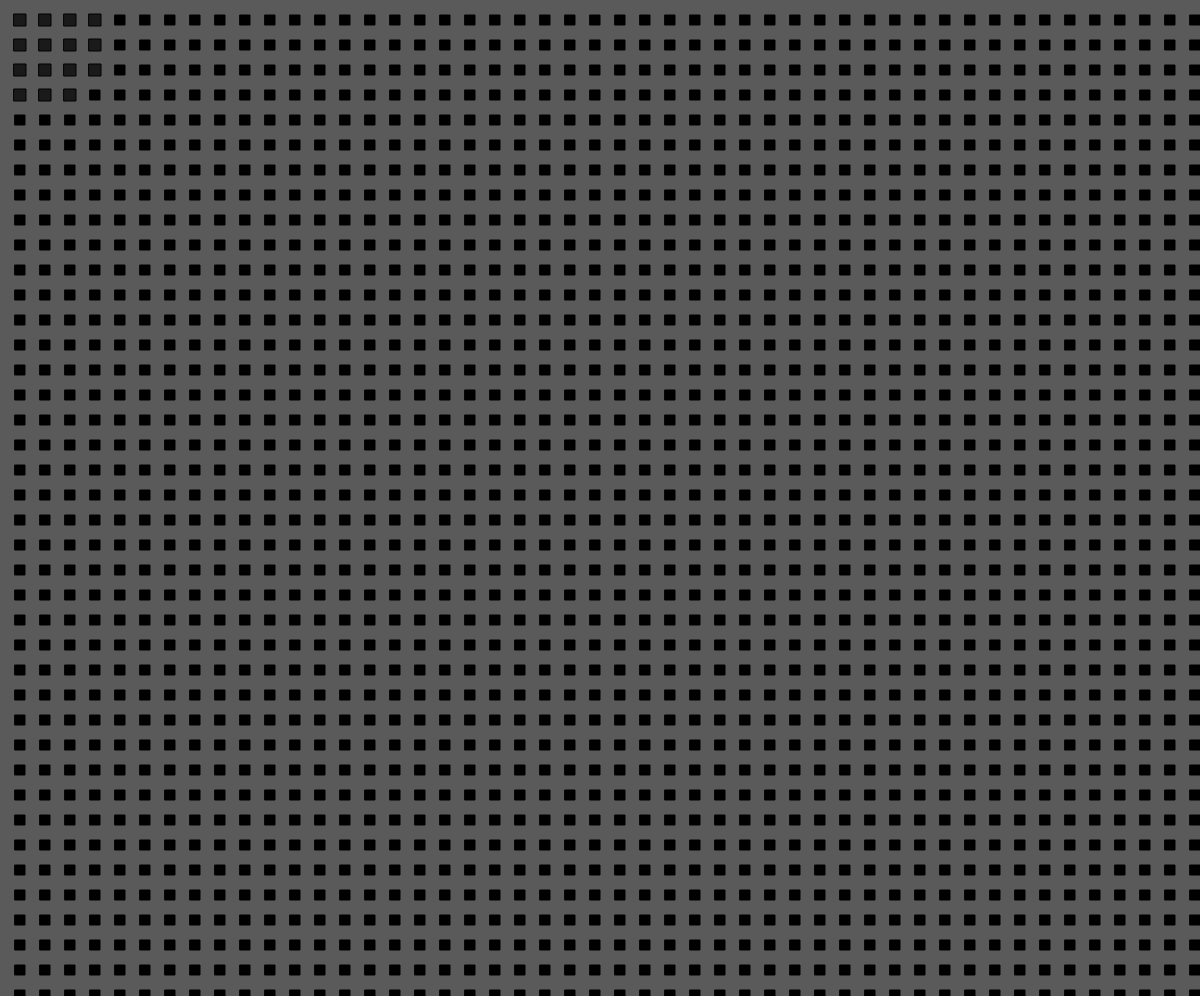
Frame 1 (no input)
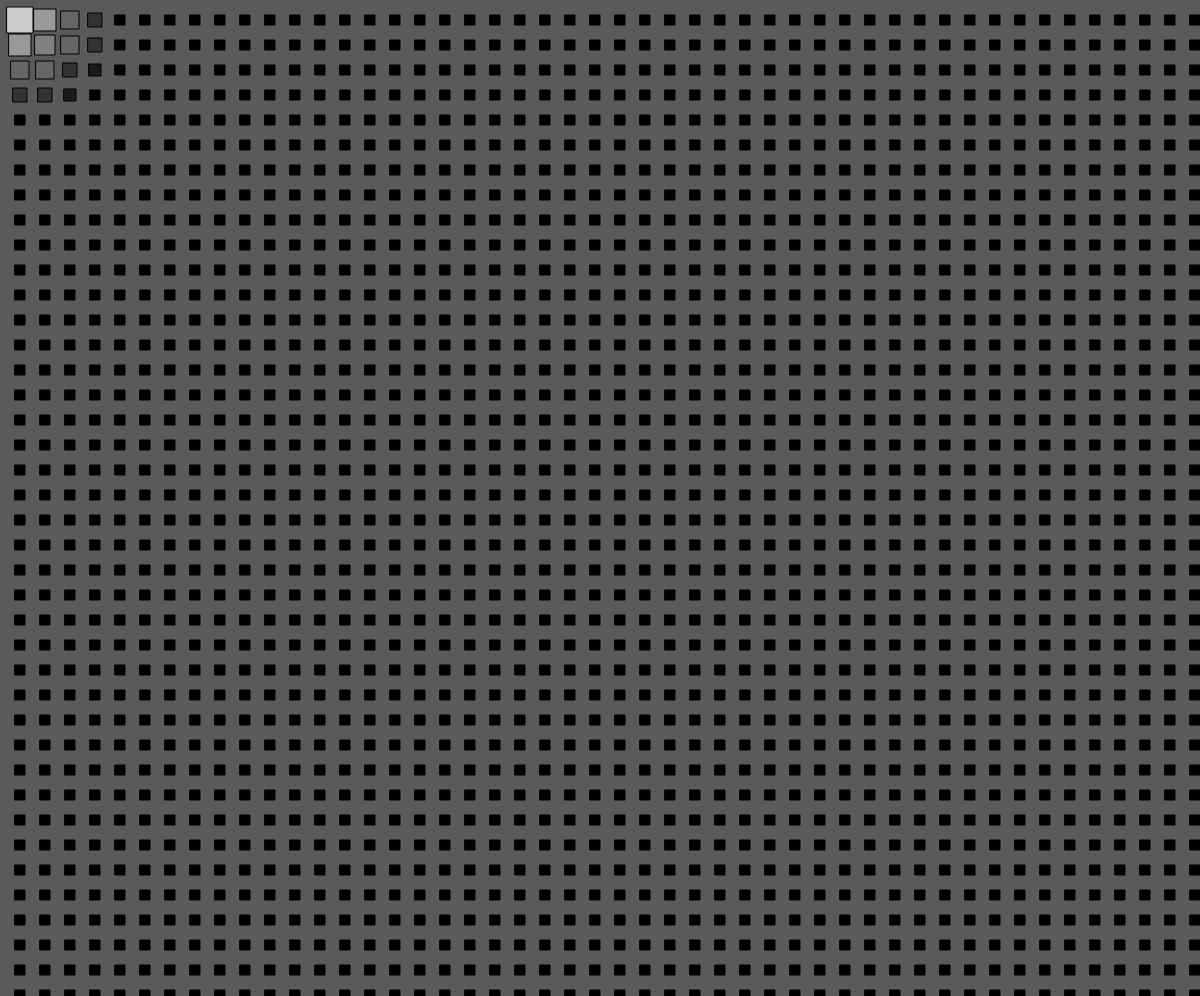
Frame 60 (no input)
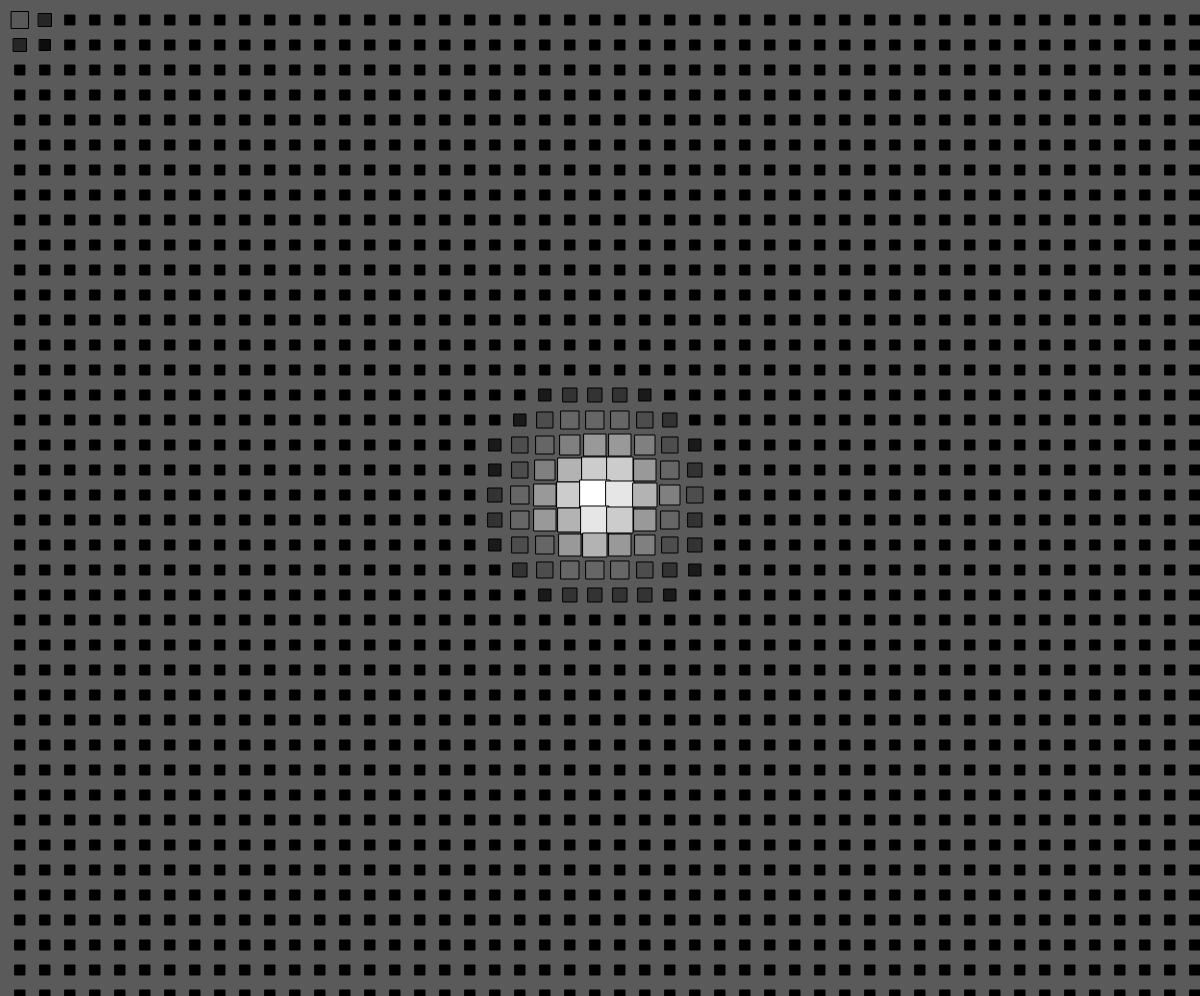
Frame 120 (the mouse pressed at the canvas centre since frame 60)

The p5.js sketch that drew these frames (run headless with seeded random() and noise() and a simulated clock; from frame 60 on, the mouse is pressed at the canvas centre):

// p5.js sketch
// ── sketch.js
class cube {
  constructor(x_, y_) {
    this.x = x_;
    this.y = y_;
    this.upSpeed = 2;
    this.downSpeed = 0.15;
    this.size = minSize;
    this.max = minSize;
    this.grow = false;
    this.fillc = minFill;
  }
  cupdate() {
    let distance = dist(this.x, this.y, mouseX, mouseY);
    if (distance < limit) {
      this.grow = true;
      this.max = map(distance, 0, limit, maxSize, 0);
    } else {
      this.grow = false;
    }
    if (this.grow && this.size < this.max) {
      this.size += this.upSpeed;
    } else if (this.size > minSize && !this.grow) {
      this.size -= this.downSpeed;
    }
    this.fillc=map(this.size,minSize,maxSize,minFill,maxFill);
  }
  cdraw() {
    fill(this.fillc);
    rect(this.x, this.y, this.size, this.size);
  }
}

///////////////////////////////////////////////////////////////////////////////
let minSize = 10,
    maxSize = 30;
let space = 20;
let limit = 180;
let minFill = 0,
    maxFill = 255;
var xNum, yNum;
var cubes = [];

function setup() {
  createCanvas(windowWidth, windowHeight - 4);
  frameRate(60);
  background(200);
  rectMode(CENTER);

  for (let y = 0; y < height; y += minSize / 2 + space) {
    for (let x = 0; x < width; x += minSize / 2 + space) {
      cubes.push(new cube(x + space, y + space));
    }
  }
}

function draw() {
  background(90);
  for (let i = 0; i < cubes.length; i++) {
    cubes[i].cupdate();
    cubes[i].cdraw();
  }
}
